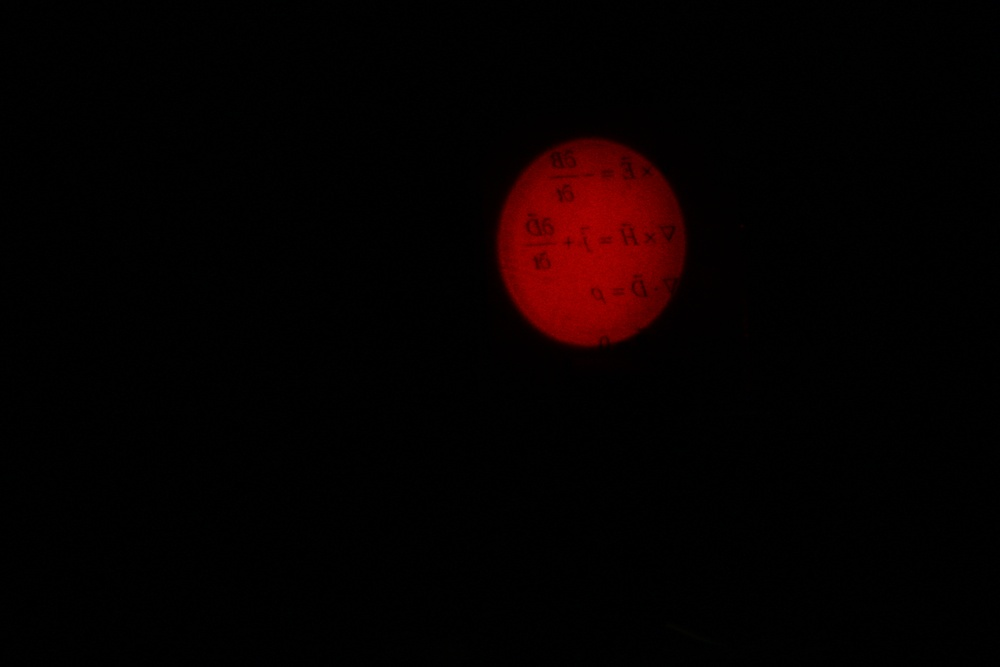
#> input picture src/ideal_images_data/_MG_8230.JPG, 1000 x 667 px, shrunk from 5184 x 3456 before the run; the run also reads 1 picture not shown here
$ python deblur.py ideal_images_data/_MG_8229.JPG ideal_images_data/_MG_8230.JPG
#> lines starting #> are read from the running program, lines starting #| are printed output that depends on the picture
### src/helpers/readImage.py
import cv2
import numpy as np

def readImage(filename, dtype=None, color_mode=0):
    """Read image files as numpy arrays using opencv python wrapper.
    :param filename         string path pointing to image
    :param color_mode       1 - color, 0 - greyscale(default), -1 - unchanged
    :param dtype            data type of returned numpy array (ex. np.float32)
                            If any *float* type is used, convert to [0,1] range.
                            If not given original is used.
    :return                 numpy arrays of read image
    """
#> called with filename = 'ideal_images_data/_MG_8229.JPG', color_mode = 0
    im = cv2.imread(filename, color_mode)
#> im: shape (667, 1000); min 0, max 72, mean 0.6
    if im is None:
        raise OSError('image {} load failed!'.format(filename))
    # search for normalization factor (max no. to divide by)
    max_no = np.iinfo(im.dtype).max
#> max_no = 255
    if im.dtype != dtype:
        im = np.asarray(im, dtype=dtype)
    if max_no and im.dtype in [np.float16, np.float32, np.float64]:
        im = im / max_no
    return im

### src/deblur.py
import sys
import pathlib
import argparse

import numpy as np
import matplotlib.pyplot as plt
from icecream import ic
from scipy import fftpack
from skimage import restoration

from helpers.readImage import readImage

# -------------------------------------Arguments & Settings-------------------

parser = argparse.ArgumentParser()
parser.add_argument('image', type=str, help="Blured image")
parser.add_argument('psf', type=str, help="PSF of the corresponding image")
parser.add_argument('--output', type=str, help="where to store results")
parser.add_argument('--kowalsky', type=float, help="factor to enhance divition",
                    default=0.0001)

args = parser.parse_args()
output_path = pathlib.Path(args.output).resolve() if args.output else None
kowalsky = args.kowalsky

# -------------------------------------reading images-------------------------

u_in = readImage(args.image, color_mode=0)  # 0=grayscale
h_in = readImage(args.psf, color_mode=0)  # PSF
#> call 2 of readImage, with filename = 'ideal_images_data/_MG_8230.JPG', color_mode = 0
#> in readImage (call 2), `im = cv2.imread(filename, color_mode)`:
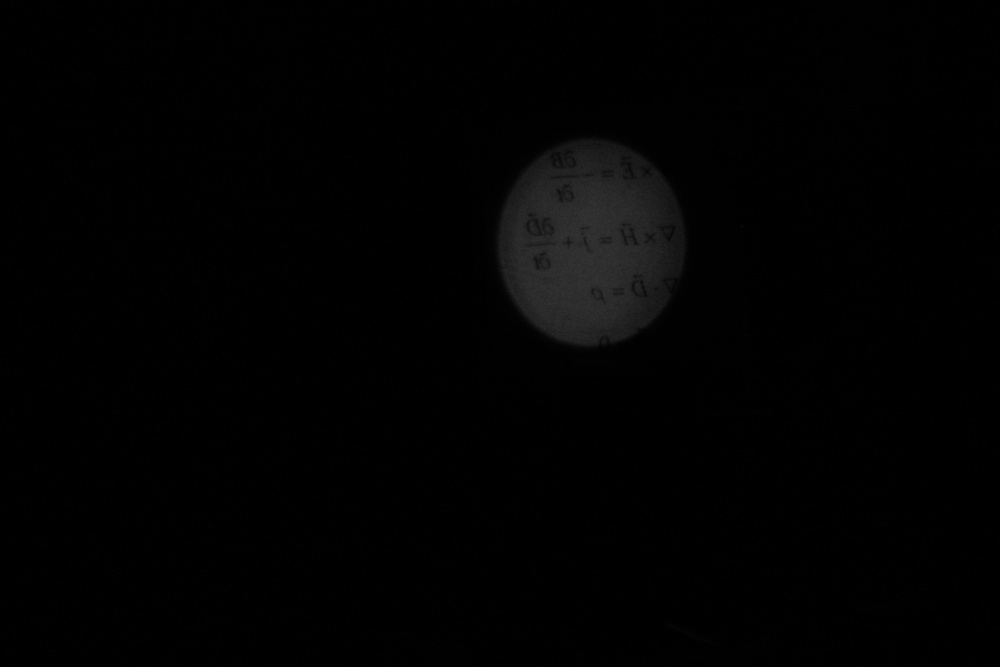
#> im: shape (667, 1000); min 0, max 53, mean 2.2

# [111 lines of commented-out code are left out]


iterations = [1,5,15]
deconvolved_RL = {}
for i in iterations:
    deconvolved_RL[i] = restoration.richardson_lucy(u_in+kowalsky, h_in+kowalsky, iterations=i)
#> after the loop, deconvolved_RL = 3 items

fig, ax = plt.subplots(nrows=1, ncols=5, figsize=(9, 4))
plt.gray()
plt.suptitle('Richardson-Lucy deconvolution', fontsize=16)

ax[0].axis('off')
ax[0].imshow(u_in)
ax[0].set_title('Original Data:\ndefocus: 10mm')

ax[1].axis('off')
ax[1].imshow(h_in)
ax[1].set_title('PSF')
for i, a in enumerate(ax[2:]):
    a.axis('off')
    a.imshow(deconvolved_RL[iterations[i]])
    a.set_title(f'{iterations[i]} iterations')

fig.subplots_adjust(wspace=0.02, hspace=0.2,
                    top=0.9, bottom=0.05, left=0, right=1)

plt.show()
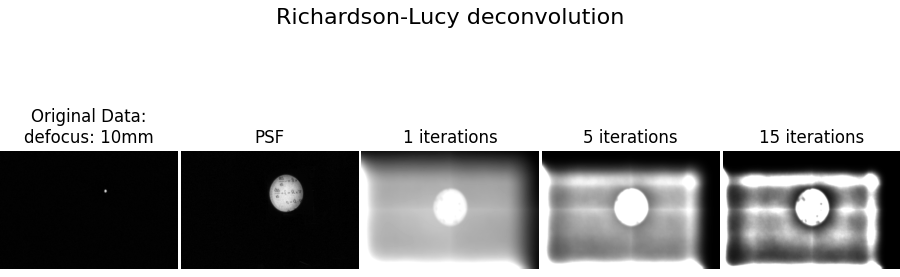
#> figure drawn by matplotlib, 5 panels
